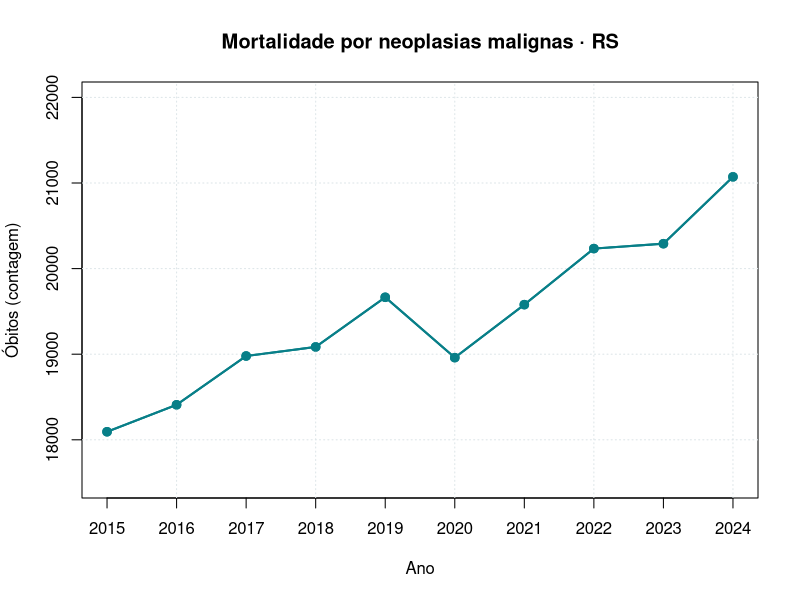

Source code (R):
## ---- chunk 1
#| label: tbl-conciliacao
#| tbl-cap: "Óbitos por ano, classificados e diferença para os estratos"
d <- read.csv("dados_publicos/conciliacao_anual.csv", stringsAsFactors = FALSE)
stopifnot(nrow(d) == 10, sum(d$total) == 194368,
          sum(d$classificados) == 194349,
          sum(d$diferenca) == 19,
          all(d$total - d$classificados == d$diferenca))
exibir <- rbind(d, data.frame(ano="Total", total=sum(d$total),
                              classificados=sum(d$classificados),
                              diferenca=sum(d$diferenca)))
knitr::kable(exibir, col.names=c("Ano", "Total", "Classificados", "Diferença"))
## ---- chunk 2
#| label: fig-contagens
#| fig-cap: "Contagens anuais brutas de óbitos no recorte — não equivalem a taxas ajustadas por idade"
#| fig-width: 9
#| fig-height: 4.6
plot(d$ano, d$total, type="o", pch=19, lwd=2,
     col="#087f88", ylim=c(17500, 22000),
     xaxt="n", xlab="Ano", ylab="Óbitos (contagem)",
     main="Mortalidade por neoplasias malignas · RS")
axis(1, at=d$ano, labels=d$ano)
grid(col="#dde5e8")
lines(d$ano, d$total, type="o", pch=19, lwd=2, col="#087f88")
## ---- chunk 3
#| label: tbl-tabnet
#| tbl-cap: "Comparação do processamento local com a tabulação institucional"
t <- read.csv("dados_publicos/confronto_tabnet.csv")
stopifnot(identical(as.integer(t$ano), c(2022L, 2023L)),
          all(t$sim_local == t$tabnet),
          all(t$diferenca == 0),
          all(t$sim_local == d$total[match(t$ano, d$ano)]))
knitr::kable(t, col.names=c("Ano", "SIM local", "TabNet", "Diferença"))
